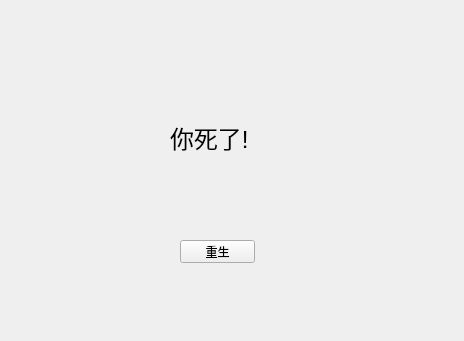
<?xml version="1.0" encoding="UTF-8"?>
<ui version="4.0">
 <class>dead</class>
 <widget class="QWidget" name="dead">
  <property name="geometry">
   <rect>
    <x>0</x>
    <y>0</y>
    <width>464</width>
    <height>341</height>
   </rect>
  </property>
  <property name="windowTitle">
   <string>Form</string>
  </property>
  <widget class="QLabel" name="label">
   <property name="geometry">
    <rect>
     <x>170</x>
     <y>120</y>
     <width>141</width>
     <height>31</height>
    </rect>
   </property>
   <property name="text">
    <string>&lt;html&gt;&lt;head/&gt;&lt;body&gt;&lt;p&gt;&lt;span style=&quot; font-size:18pt;&quot;&gt;你死了!&lt;/span&gt;&lt;/p&gt;&lt;/body&gt;&lt;/html&gt;</string>
   </property>
  </widget>
  <widget class="QPushButton" name="pushButton">
   <property name="geometry">
    <rect>
     <x>180</x>
     <y>240</y>
     <width>75</width>
     <height>23</height>
    </rect>
   </property>
   <property name="text">
    <string>重生</string>
   </property>
  </widget>
 </widget>
 <resources/>
 <connections/>
</ui>
